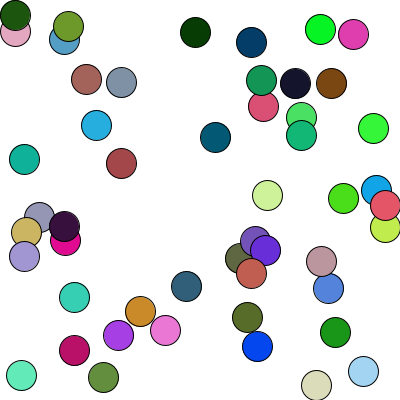
Frame 1 (no input)
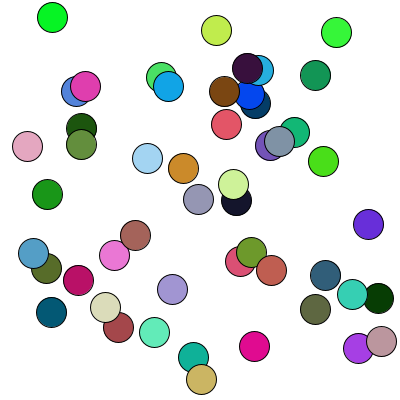
Frame 60 (the mouse pressed at the canvas centre just before this capture)
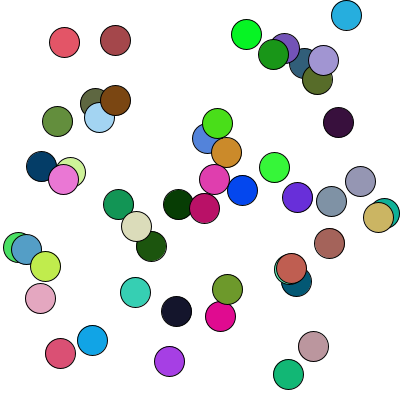
Frame 120 (the mouse held since frame 60 and released just before this capture)

The Processing sketch that drew these frames (run headless with seeded random() and noise(); from frame 60 on, the mouse is pressed at the canvas centre):

// Processing sketch: basic_colorful
// ── basic_colorful.pde
//basic_colorful
//draw colorful circles
//2022/10/03
//1-4-45 Taiyu Honma

CircleClass[] marus = new CircleClass[50];
void setup(){
  size(400,400);
      for(int j=0;j<marus.length;j++){
    marus[j] = new CircleClass();
  }
}
void draw(){
  background(255);
   for(int j=0;j<marus.length;j++){
    marus[j].draw();
  }
}

// ── CircleClass.pde
class CircleClass extends movingObject{
  float r = 15;
  CircleClass() {
    super();
    d = r;
  }
  void draw(){
    fill(255,0,0);
    super.draw();
    fill(c);
    ellipse(x,y,r*2,r*2);
  }
}

class movingObject {
  float x;
  float y;
  float vx;
  float vy;
  float d;
  color c;
  movingObject(){
    x = random(width);
    y = random(height);
    vx = random(-5,5);
    vy = random(-5,5);
    c = color(random(255),random(255),random(255));
  }
  void draw(){
    x += vx;
    y -= vy;
    x = min(width-d,x);
    y = min(height-d,y);
    x = max(x,d);
    y = max(y,d);
    if(x == width-d || x == d){
      vx = -vx;
    }
    if(y == height-d || y == d){
      vy = -vy;
    }
  }
}
